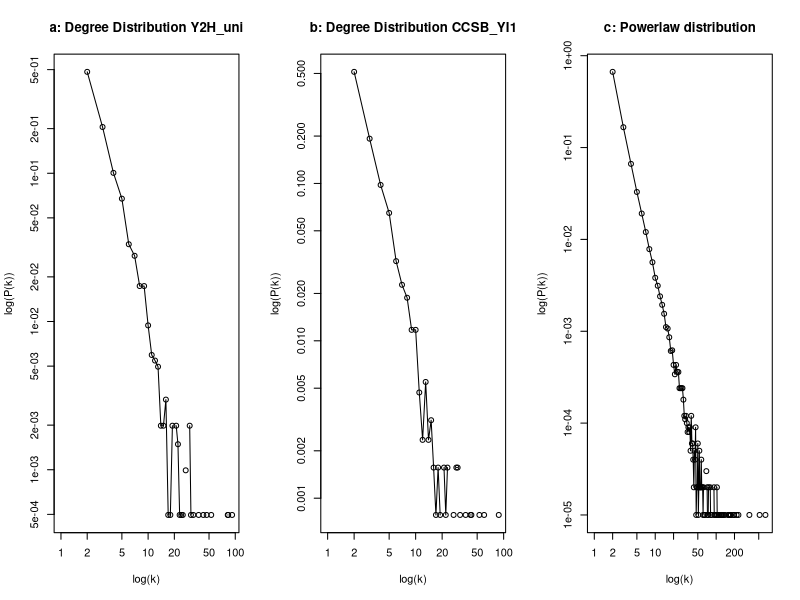

R code for this plot: (Note: this script raises an error after producing the figure.)
library("igraph")
library(readxl)
setwd("D:/courses/sem4/bcb570/hw/hw3")
##read graph

Y2H_uni<-read.table('Y2H_uniondata.txt')
graph_Y2H_uni<-graph.data.frame(as.matrix(Y2H_uni),directed = FALSE)
graph_Y2H_uni_Details<-c(ecount(graph_Y2H_uni), vcount(graph_Y2H_uni), graph.density(graph_Y2H_uni),diameter(graph_Y2H_uni), radius(graph_Y2H_uni), transitivity(graph_Y2H_uni, type = "global"),transitivity(graph_Y2H_uni, type = "average"),mean_distance(graph_Y2H_uni))

CCSB_YI1<-read.table('CCSB_YI1.txt')
graph_CCSB_YI1<-graph.data.frame(as.matrix(CCSB_YI1),directed = FALSE)
graph_CCSB_YI1_Details<-c(ecount(graph_CCSB_YI1), vcount(graph_CCSB_YI1), graph.density(graph_CCSB_YI1),diameter(graph_CCSB_YI1), radius(graph_CCSB_YI1), transitivity(graph_CCSB_YI1, type = "global"),transitivity(graph_CCSB_YI1, type = "average"),mean_distance(graph_CCSB_YI1))

#wtite to table
header1<-c("#Edges","#Vertices","Density","Diameter","Radius","Clustering_coeff(global)","Clustering_coeff(avg)","Avg Shortest Path")
tab1<-data.frame(Feature=header1,Y2H_uni=graph_Y2H_uni_Details,CCSB_YI1=graph_CCSB_YI1_Details)

#generate 3 random netwroks for each graph
rn1a <- erdos.renyi.game(vcount(graph_Y2H_uni), ecount(graph_Y2H_uni),type='gnm')
rn1b <- erdos.renyi.game(vcount(graph_Y2H_uni), ecount(graph_Y2H_uni),type='gnm')
rn1c <- erdos.renyi.game(vcount(graph_Y2H_uni), ecount(graph_Y2H_uni),type='gnm')
rn2a <- erdos.renyi.game(vcount(graph_CCSB_YI1), ecount(graph_CCSB_YI1),type='gnm')
rn2b <- erdos.renyi.game(vcount(graph_CCSB_YI1), ecount(graph_CCSB_YI1),type='gnm')
rn2c <- erdos.renyi.game(vcount(graph_CCSB_YI1), ecount(graph_CCSB_YI1),type='gnm')

#get cc and mean dist
cc1a <- transitivity(rn1a, type = "global")
cc1b <- transitivity(rn1b, type = "global")
cc1c <- transitivity(rn1c, type = "global")
cc2a <- transitivity(rn2a, type = "global")
cc2b <- transitivity(rn2b, type = "global")
cc2c <- transitivity(rn2c, type = "global")

md1a <- mean_distance(rn1a)
md1b <- mean_distance(rn1b)
md1c <- mean_distance(rn1c)
md2a <- mean_distance(rn2a)
md2b <- mean_distance(rn2b)
md2c <- mean_distance(rn2c)

header2<-c("Clustering_coeff(global)","Avg Shortest Path")
tab2<-data.frame(Network=header2,Y2H_uni_randomized_a=c(cc1a,md1a),Y2H_uni_randomized_b=c(cc1b,md1b),Y2H_uni_randomized_c=c(cc1c,md1c),CCSB_YI1_randomized_a=c(cc2a,md2a),CCSB_YI1_randomized_b=c(cc2b,md2b),CCSB_YI1_randomized_c=c(cc2c,md2c))
tab2<-t(tab2)

#plot degree dist
par(mfrow=c(1,3))
plot(degree.distribution(graph_Y2H_uni),xlab = "log(k)",ylab = "log(P(k))",log="xy",type='o',main = "a: Degree Distribution Y2H_uni")
plot(degree.distribution(graph_CCSB_YI1),xlab = "log(k)",ylab = "log(P(k))",log="xy",type='o',main = "b: Degree Distribution CCSB_YI1")
g_powlaw <- barabasi.game(100000)
plot(degree.distribution(g_powlaw),xlab = "log(k)",ylab = "log(P(k))",log="xy",type='o',main = "c: Powerlaw distribution")
#fit powerlaw
fitA <- power.law.fit(degree(graph_Y2H_uni,mode="all"),implementation="plfit") 
fitB <- power.law.fit(degree(graph_CCSB_YI1,mode="all"),implementation="plfit") 
fitC <- power.law.fit(degree(g_powlaw,mode="all"),implementation="plfit") 
head3<-c("Y2H_uni","CCSB_YI1","Powerlaw graph")
tab3<-data.frame(Graph=head3,Alpha=c(fitA$alpha,fitB$alpha,fitC$alpha),X_min=c(fitA$xmin,fitB$xmin,fitC$xmin),KS_stat=c(fitA$KS.stat,fitB$KS.stat,fitC$KS.stat),P_Value=c(fitA$KS.p,fitB$KS.p,fitC$KS.p),logLik=c(fitA$logLik,fitB$logLik,fitC$logLik))
#find hubs in the networks
#first plot degree dist
plot(degree.distribution(graph_Y2H_uni),type = "l", xlab = "Degree",main = "Degree distribution Y2H_uni", xaxt="n")
axis(side=1, at=c(0:100))
plot(degree.distribution(graph_CCSB_YI1),type = "l", xlab = "Degree",main = "Degree distribution CCSB_YI1", xaxt="n")
axis(side=1, at=c(0:100))
hubs_Y2H_uni<-names(which(degree(graph_Y2H_uni)>11))
hubs_CCSB_YI1<-names(which(degree(graph_CCSB_YI1)>10))
#hubs_common <- intersect(hubs_Y2H_uni,hubs_CCSB_YI1)
#read yeast deletion data
Yeast_deletionProject <- read_excel("Yeast_deletionProject.xlsx")
#remove extra whitespace from first col
ORFs_Yeast_proj <- as.data.frame(apply(Yeast_deletionProject,2,function(x)gsub('\\s+', '',x)))$ORF
#find common ORFs
hubs_common_Y2H_uni <- intersect(hubs_Y2H_uni,ORFs_Yeast_proj)
hubs_common_CCSB_YI1 <- intersect(hubs_CCSB_YI1,ORFs_Yeast_proj)
hubs_common <- intersect(hubs_common_CCSB_YI1,hubs_common_Y2H_uni)
head4<-c("Y2H_uni","CCSB_YI1","Intersection")
tab4<-data.frame(Network=head4,Hubs_common=c(paste(hubs_common_Y2H_uni,collapse = ","), paste(hubs_common_CCSB_YI1,collapse = ","),paste(hubs_common,collapse = ",")))


#get p val
N=10
n1=length(hubs_Y2H_uni)
C1<-length(hubs_common_Y2H_uni)
T1=0
#repeat N times
nodes_Y2H<-names(degree(graph_Y2H_uni))
for(i in 1:N ){
  #print(i)
  #sample n1 genes from Y2H_uni
  thissample <- sample(nodes_Y2H,n1)
  intersect(thissample,ORFs_Yeast_proj)
  if(length(intersect(thissample,ORFs_Yeast_proj)) >= C1){
    T1=T1+1
  }
  
}
print (T1)
print (T1/N)


#read BioGrid2018_uni-2
BioGrid18_data<-read.table('BioGrid2018_uni-2.txt')
graph_BioGrid18<-graph.data.frame(as.matrix(BioGrid18_data),directed = FALSE)
graph_BioGrid18_Details<-c(ecount(graph_BioGrid18), vcount(graph_BioGrid18), graph.density(graph_BioGrid18),diameter(graph_BioGrid18), radius(graph_BioGrid18), transitivity(graph_BioGrid18, type = "global"),transitivity(graph_BioGrid18, type = "average"),mean_distance(graph_BioGrid18))
head5<-c("#Edges","#Vertices","Density","Diameter","Radius","Clustering_coeff(global)","Clustering_coeff(avg)","Avg Shortest Path")
tab5<-data.frame(Feature=head5,BioGrid18=graph_BioGrid18_Details)
plot(degree.distribution(graph_BioGrid18),xlab = "log(k)",ylab = "log(P(k))",log="xy",type='o',main = "a: Degree Distribution BioGrid18")
fitD <- power.law.fit(degree(graph_BioGrid18,mode="all"),implementation="plfit") 
head6<-c("Y2H_uni","CCSB_YI1","BioGrid18")
tab6<-data.frame(Graph=head3,Alpha=c(fitA$alpha,fitB$alpha,fitD$alpha),X_min=c(fitA$xmin,fitB$xmin,fitD$xmin),KS_stat=c(fitA$KS.stat,fitB$KS.stat,fitD$KS.stat),P_Value=c(fitA$KS.p,fitB$KS.p,fitD$KS.p),logLik=c(fitA$logLik,fitB$logLik,fitD$logLik))
#check for small world
#generate 3 random netwroks for each graph
rn3a <- erdos.renyi.game(vcount(graph_BioGrid18), ecount(graph_BioGrid18),type='gnm')
cc3a <- transitivity(rn3a, type = "global")
md3a <- mean_distance(rn3a)
head7<-c("Clustering_coeff(global)","Avg Shortest Path")
tab7<-data.frame(Feature=head7,BioGrid18=c(transitivity(graph_BioGrid18, type = "global"),mean_distance(graph_BioGrid18)),Random_Net=c(cc3a,md3a))
tab7 %>% knitr::kable(caption = "BioGrid Network vs Random Network")


#find largest connected comp
comps <- components(graph = graph_Y2H_uni)

getlargestCC<-function(g)
  {
  copms<-components(graph = g)
  #return component with max csize
  for(c in comps){
    print(c$csize)
  }
  
}
getlargestCC(graph_Y2H_uni)


getLargestCC<-function(g)
{
  #decompose graph into connected comps
  decomp<-decompose.graph(g)
  #say first component is largest
  largest<-decomp[[1]]
  for(i in 1:length(decomp))
  {
    thisg <- decomp[[i]]
    #if there is largere component
    if( vcount(thisg) > vcount(largest) )
    {
      largest <- thisg
    }
  }
  #return largest
  return(largest)
}

graph_Y2H_uni_lcc <- getLargestCC(graph_Y2H_uni)
graph_CCSB_YI1_lcc <- getLargestCC(graph_CCSB_YI1)
graph_BioGrid18_lcc <- getLargestCC(graph_BioGrid18)
graph_Y2H_uni_lcc_Details<-c(ecount(graph_Y2H_uni_lcc), vcount(graph_Y2H_uni_lcc), graph.density(graph_Y2H_uni_lcc),diameter(graph_Y2H_uni_lcc), radius(graph_Y2H_uni_lcc), transitivity(graph_Y2H_uni_lcc, type = "global"),transitivity(graph_Y2H_uni_lcc, type = "average"),mean_distance(graph_Y2H_uni_lcc))
graph_CCSB_YI1_lcc_Details<-c(ecount(graph_CCSB_YI1_lcc), vcount(graph_CCSB_YI1_lcc), graph.density(graph_CCSB_YI1_lcc),diameter(graph_CCSB_YI1_lcc), radius(graph_CCSB_YI1_lcc), transitivity(graph_CCSB_YI1_lcc, type = "global"),transitivity(graph_CCSB_YI1_lcc, type = "average"),mean_distance(graph_CCSB_YI1_lcc))
graph_BioGrid18_lcc_Details<-c(ecount(graph_BioGrid18_lcc), vcount(graph_BioGrid18_lcc), graph.density(graph_BioGrid18_lcc),diameter(graph_BioGrid18_lcc), radius(graph_BioGrid18_lcc), transitivity(graph_BioGrid18_lcc, type = "global"),transitivity(graph_BioGrid18_lcc, type = "average"),mean_distance(graph_BioGrid18_lcc))
#wtite to table
head8<-c("#Edges","#Vertices","Density","Diameter","Radius","Clustering_coeff(global)","Clustering_coeff(avg)","Avg Shortest Path")
tab8<-data.frame(Feature=head8,Y2H_uni_lcc=graph_Y2H_uni_lcc_Details,CCSB_YI1_lcc=graph_CCSB_YI1_lcc_Details,BioGrid_lcc=graph_BioGrid18_lcc_Details)


#find most essential genes by betweenness
#Assuming Top 5% are essential
bw_Y2H_uni_lcc<-betweenness(graph_Y2H_uni_lcc,directed = F)
bw_CCSB_YI1_lcc<-betweenness(graph_CCSB_YI1_lcc,directed = F)
bw_Y2H_uni_lcc<-names(head(sort(bw_Y2H_uni_lcc,decreasing = T),vcount(graph_Y2H_uni_lcc)*0.05))
bw_CCSB_YI1_lcc<-names(head(sort(bw_CCSB_YI1_lcc,decreasing = T),vcount(graph_CCSB_YI1_lcc)*0.05))
#find common with Yeast_deletion data
bw_common_Y2H_uni <- intersect(bw_Y2H_uni_lcc,ORFs_Yeast_proj)
bw_common_CCSB_YI1 <- intersect(bw_CCSB_YI1_lcc,ORFs_Yeast_proj)
bw_common <- intersect(bw_common_Y2H_uni,bw_common_CCSB_YI1)
head9<-c("Y2H_uni_lcc","CCSB_YI1_lcc","Intersection")
tab9<-data.frame(Network=head9,Hubs_common=c(paste(bw_common_Y2H_uni,collapse = ","), paste(bw_common_CCSB_YI1,collapse = ","),paste(bw_common,collapse = ",")))

#run MCL on networks
adj_Y2H_uni_lcc<- as_adj(graph_Y2H_uni_lcc, type = "both", attr = NULL,edges = FALSE, names = TRUE)
Y2H_uni_lcc_mcl <- mcl(x = adj_Y2H_uni_lcc, addLoops=TRUE, ESM = TRUE)
#randomly remove 10% and 25% edges
graph_Y2H_uni_lcc_10<-delete.edges(graph_Y2H_uni_lcc, head(sample(E(graph_Y2H_uni_lcc)),ecount(graph_Y2H_uni_lcc)*0.10))
graph_Y2H_uni_lcc_25<-delete.edges(graph_Y2H_uni_lcc, head(sample(E(graph_Y2H_uni_lcc)),ecount(graph_Y2H_uni_lcc)*0.25))
adj_Y2H_uni_lcc_10<- as_adj(graph_Y2H_uni_lcc_10, type = "both", attr = NULL,edges = FALSE, names = TRUE)
adj_Y2H_uni_lcc_25<- as_adj(graph_Y2H_uni_lcc_25, type = "both", attr = NULL,edges = FALSE, names = TRUE)
Y2H_uni_lcc_mcl_10 <- mcl(x = adj_Y2H_uni_lcc_10, addLoops=TRUE, ESM = TRUE)
Y2H_uni_lcc_mcl_25 <- mcl(x = adj_Y2H_uni_lcc_25, addLoops=TRUE, ESM = TRUE)
head10<-c("Y2H_uni_lcc","Y2H_uni_lcc_10","Y2H_uni_lcc_25")
tab10<-data.frame(Network=head10,Num_clusters=c(Y2H_uni_lcc_mcl$K,Y2H_uni_lcc_mcl_10$K,Y2H_uni_lcc_mcl_25$K),Num_iter=c(Y2H_uni_lcc_mcl$n.iterations,Y2H_uni_lcc_mcl_10$n.iterations,Y2H_uni_lcc_mcl_25$n.iterations))

#for CCSB network
adj_CCSB_YI1_lcc<- as_adj(graph_CCSB_YI1_lcc, type = "both", attr = NULL,edges = FALSE, names = TRUE)
CCSB_YI1_lcc_mcl <- mcl(x = adj_CCSB_YI1_lcc, addLoops=TRUE, ESM = TRUE)
#randomly remove 10% and 25% edges
graph_CCSB_YI1_lcc_10<-delete.edges(graph_CCSB_YI1_lcc, head(sample(E(graph_CCSB_YI1_lcc)),ecount(graph_CCSB_YI1_lcc)*0.10))
graph_CCSB_YI1_lcc_25<-delete.edges(graph_CCSB_YI1_lcc, head(sample(E(graph_CCSB_YI1_lcc)),ecount(graph_CCSB_YI1_lcc)*0.25))
adj_CCSB_YI1_lcc_10<- as_adj(graph_CCSB_YI1_lcc_10, type = "both", attr = NULL,edges = FALSE, names = TRUE)
adj_CCSB_YI1_lcc_25<- as_adj(graph_CCSB_YI1_lcc_25, type = "both", attr = NULL,edges = FALSE, names = TRUE)
CCSB_YI1_lcc_mcl_10 <- mcl(x = adj_CCSB_YI1_lcc_10, addLoops=TRUE, ESM = TRUE)
CCSB_YI1_lcc_mcl_25 <- mcl(x = adj_CCSB_YI1_lcc_25, addLoops=TRUE, ESM = TRUE)
head11<-c("CCSB_YI1_lcc","CCSB_YI1_lcc_10","CCSB_YI1_lcc_25")
tab11<-data.frame(Network=head11,Num_clusters=c(CCSB_YI1_lcc_mcl$K,CCSB_YI1_lcc_mcl_10$K,CCSB_YI1_lcc_mcl_25$K),Num_iter=c(CCSB_YI1_lcc_mcl$n.iterations,CCSB_YI1_lcc_mcl_10$n.iterations,CCSB_YI1_lcc_mcl_25$n.iterations))

#find largest clusters in Y2h components
findlargestcluster<-function(graph,mcldata){
  res<-0
  cres<-V(graph)[ which(mcldata$Cluster %in% c(0))]
  t<-mcldata$K
  for(i in c(0:t))
    #print (i)
    thiscluster<-V(graph)[ which(mcldata$Cluster %in% c(i))]$name
    #print (length(thiscluster))
    if(length(thiscluster) >= length(cres)){
      cres <- thiscluster
      res <- i
    }
  print("Largest cluster num:")
  print (res)
  return(cres)
}

lc_Y2H_uni_lcc_mcl<-findlargestcluster(graph_Y2H_uni_lcc,Y2H_uni_lcc_mcl)
lc_Y2H_uni_lcc_mcl_10<-findlargestcluster(graph_Y2H_uni_lcc_10,Y2H_uni_lcc_mcl_10)
lc_Y2H_uni_lcc_mcl_25<-findlargestcluster(graph_Y2H_uni_lcc_25,Y2H_uni_lcc_mcl_25)

lc_Y2H<-intersection(lc_Y2H_uni_lcc_mcl,lc_Y2H_uni_lcc_mcl_10,lc_Y2H_uni_lcc_mcl_25)

lc_CCSB_YI1_lcc_mcl<-findlargestcluster(graph_CCSB_YI1_lcc,CCSB_YI1_lcc_mcl)
lc_CCSB_YI1_lcc_mcl_10<-findlargestcluster(graph_CCSB_YI1_lcc_10,CCSB_YI1_lcc_mcl_10)
lc_CCSB_YI1_lcc_mcl_25<-findlargestcluster(graph_CCSB_YI1_lcc_25,CCSB_YI1_lcc_mcl_25)
lc_CCSB<-intersection(lc_CCSB_YI1_lcc_mcl,lc_CCSB_YI1_lcc_mcl_10,lc_CCSB_YI1_lcc_mcl_25)

lc_Y2_CCSB<-intersect(as.array(lc_Y2H_uni_lcc_mcl$name),as.array(lc_CCSB_YI1_lcc_mcl$name))
head12<-c("lc_Y2H_uni_lcc_mcl","lc_Y2H_uni_lcc_mcl_10","lc_Y2H_uni_lcc_mcl_25","lc_CCSB_YI1_lcc_mcl","lc_CCSB_YI1_lcc_mcl_10","lc_CCSB_YI1_lcc_mcl_25")
tab12<-data.frame(ClusterIn=head12,Size_clusters=c(length(lc_Y2H_uni_lcc_mcl),length(lc_Y2H_uni_lcc_mcl_10),length(lc_Y2H_uni_lcc_mcl_25),length(lc_CCSB_YI1_lcc_mcl),length(lc_CCSB_YI1_lcc_mcl_10),length(lc_CCSB_YI1_lcc_mcl_25)))


#get all genes in cluster 0
c1_graph_Y2H_uni_lcc <- as.data.frame(V(graph_Y2H_uni_lcc)[ which(Y2H_uni_lcc_mcl$Cluster %in% c(21))]$name)
#c1_graph_Y2H_uni_lcc_10 <- V(graph_Y2H_uni_lcc_10)[ which(Y2H_uni_lcc_mcl_10$Cluster %in% c(0))]
#c1_graph_Y2H_uni_lcc_25 <- V(graph_Y2H_uni_lcc_25)[ which(Y2H_uni_lcc_mcl_25$Cluster %in% c(0))]


library(readr)
GOres <- read_delim("GOres.txt", "\t", escape_double = FALSE, trim_ws = TRUE)


